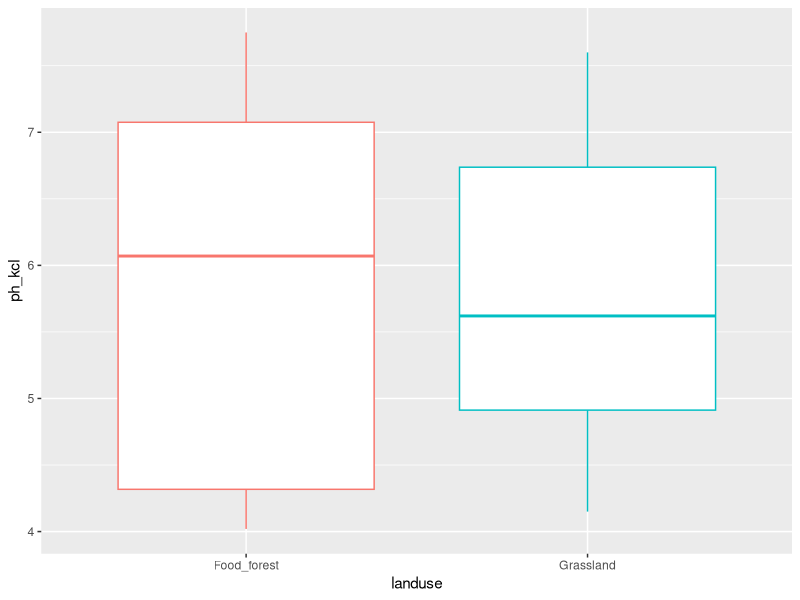
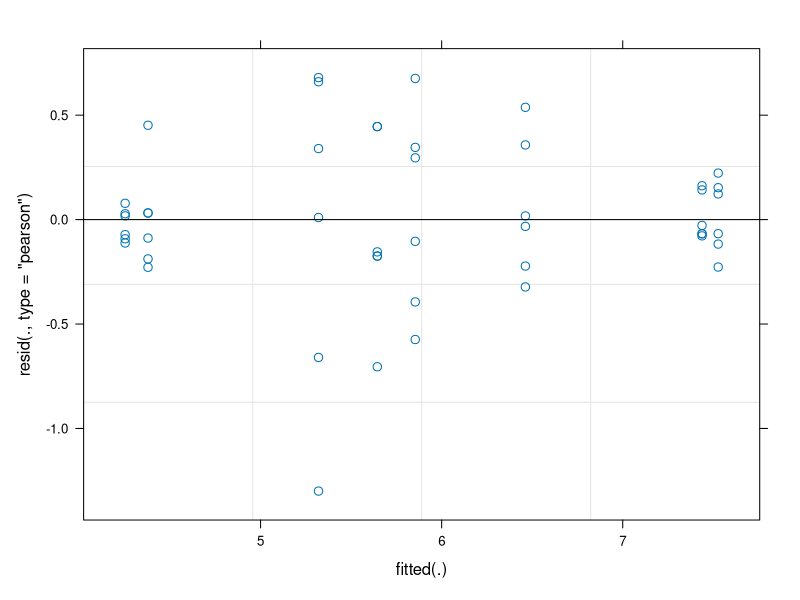
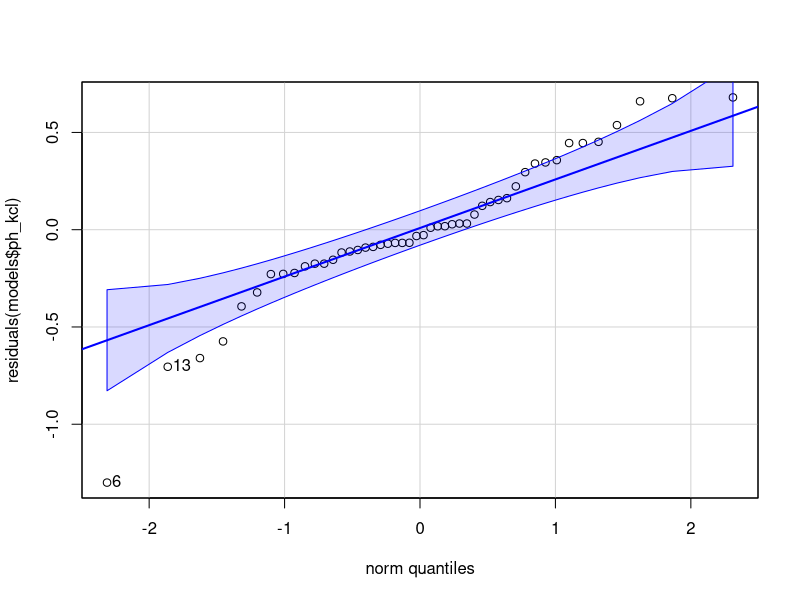
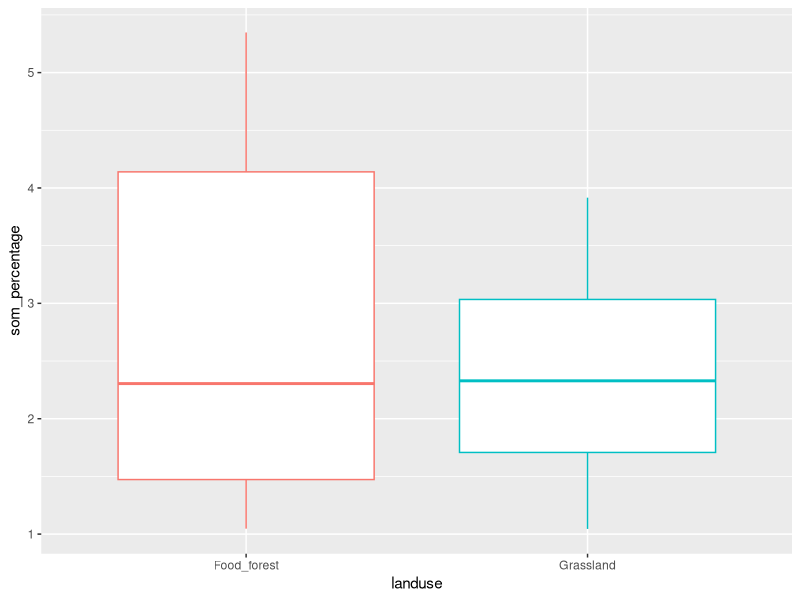
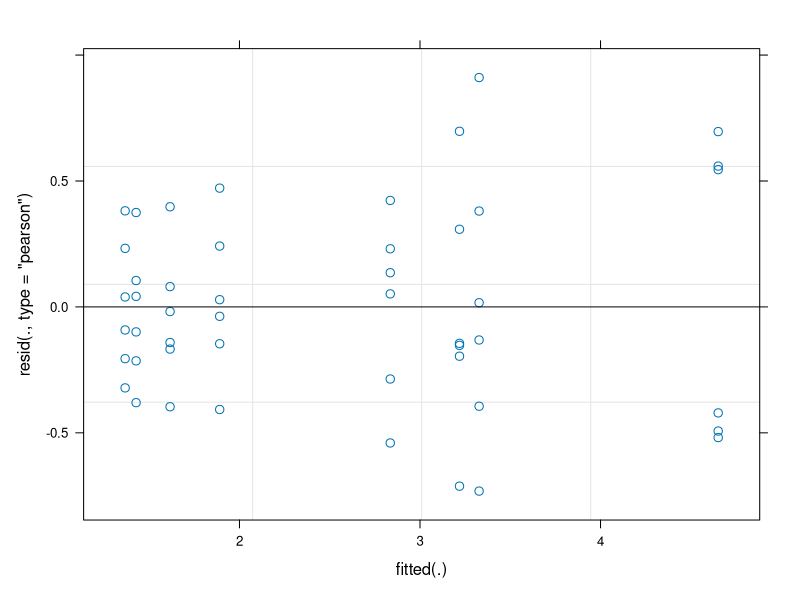
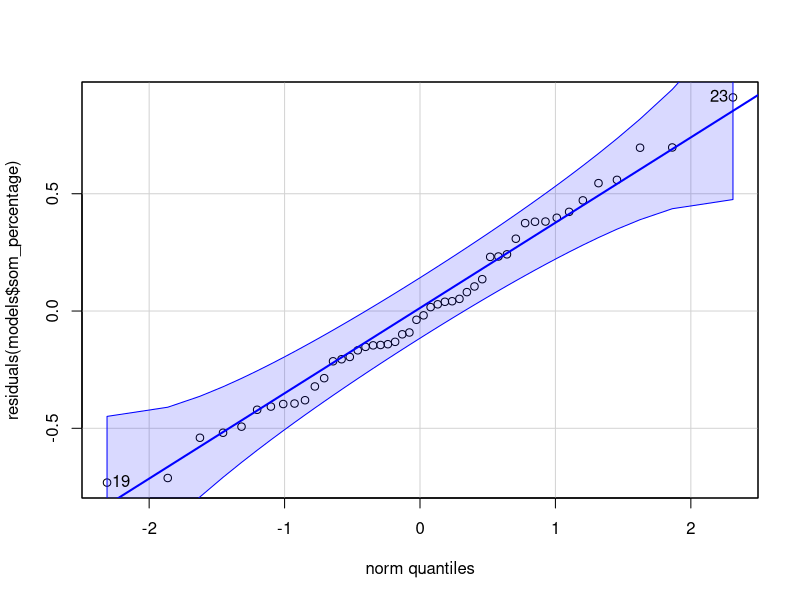
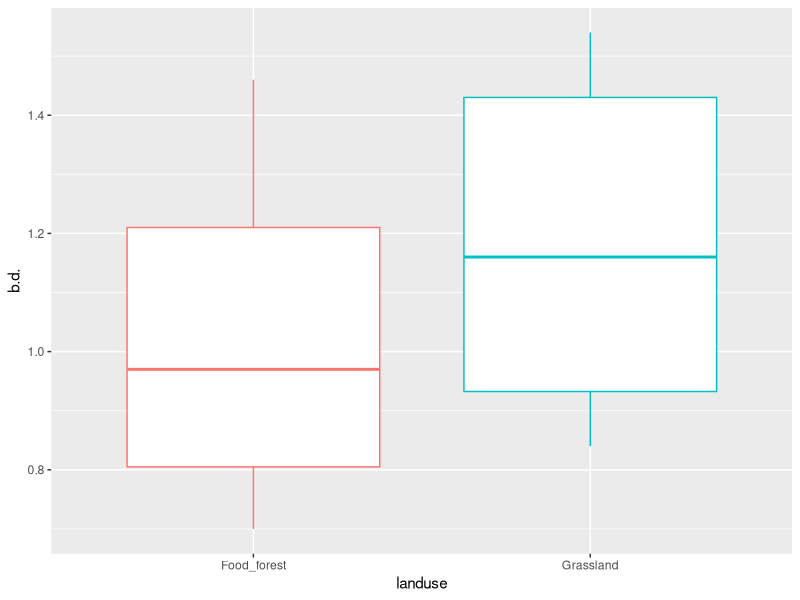
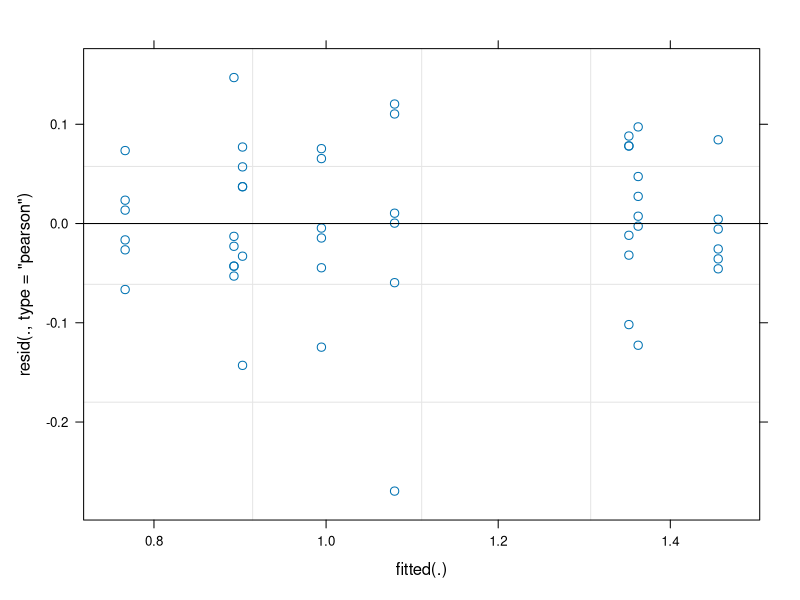

Write R code to recreate these figures, in order.
## ---- chunk 1
knitr::opts_chunk$set(message = FALSE, echo = FALSE, warning = FALSE)
## ---- chunk 2
library(tidyverse)
library(ggpubr)
library(car)
library(gridExtra)
library(flextable)
library(lmerTest)
library(lme4)
library(multcomp)
library(emmeans)
library(broom.mixed)
library(nlme)
library(afex)

## ---- chunk 3
lml <- read_csv2("MASTER_LML.csv")

lml$litter_sp <- factor(lml$litter_sp, levels=c("Alder","Hazel","Chestnut"))
lml$mesh_size <- factor(lml$mesh_size, levels=c("Fine","Medium","Coarse"))

mt <- read_csv2("MASTERFILE_decomp_10.csv")
cnp <- read_csv("CNP_data.csv")

mt_1 <- mt %>% left_join(cnp, by="code")

mt_2 <- mt_1 %>% mutate(age = 2021-year_of_landuse,
                      earthworms_2021 = compost_worms + soil_eating_worms + pendelaars)

mt_2 <- mt_2 %>% rowwise() %>% mutate(earthworms_2022 = sum(c_across(contains("Abundance")))*10)
mt_2 <- mt_2 %>% rename("vb_code" = "code")

# join litter mass data with landuse & location data
mt_2_lu_loc <- mt_2 %>% dplyr::select(vb_code, landuse, location)
lml_2 <- lml %>% left_join(mt_2_lu_loc, by ="vb_code")

# mt_3 <- mt_2 %>% filter(plot_nr < 5)

# sum columns mites and earthworms
mt_4 <- cbind(mt_2, mites_sum = rowSums(mt_2[c('Mites_oribatid_kg','Mites_other_kg')]))
mt_4 <- cbind(mt_4, biomass_ew_total = 
                rowSums(mt_2[c('Biomass_anecic','Biomass_endogeic','Biomass_epigeic','Biomass_juvenile')])*10)

# sum bacteria + actinos
mt_4 <- cbind(mt_4, bact_total = rowSums(mt_4[c("Bacteria_total","Actinobacteria_total")]))

## ---- chunk 4
# variables

vars <- mt_4 %>%
  dplyr::select(ph_kcl, som_percentage, b.d., moisture_percentage, NO2_NO3_mg_kg, NH4_mg_kg,
            Total_P_mg_kg, Olsen_P_mg_kg, earthworms_2022, biomass_ew_total,
            Springtails_nr_kg, Mites_oribatid_kg, Mites_other_kg, nr_nematodes_gr_dry,
            Bacteria_total, Microbial, Actinobacteria_total, Fungi_total, Total_plfa, AMF_NLFA,
            C_total, N_total, P_total, bact_total) %>%
  names() %>%
  set_names()

# normality and equal variances

normality <- map(vars, ~gghistogram(mt_4, .x,  fill = 'lightgrey', na.rm=TRUE))
plots_list <- map(normality, ~.x)
# grid.arrange(grobs = plots_list, ncol = 2, nrow = 10)

variances_loc_lu <- map(vars, ~leveneTest(mt_4[[.x]] ~ landuse * location, data = mt_4))

# tab_var <- mt_4 %>% group_by(landuse, location) %>% 
#   dplyr::select(ph_kcl, som_percentage, b.d.,                                                
#                 moisture_percentage, 
#                 NO2_NO3_mg_kg, NH4_mg_kg, Total_P_mg_kg, Olsen_P_mg_kg, earthworms_2022, 
#                 biomass_ew_total, Springtails_nr_kg, Mites_oribatid_kg, Mites_other_kg, 
#                 nr_nematodes_gr_dry,Bacteria_total, Microbial, Actinobacteria_total, 
#                 Fungi_total, Total_plfa, AMF_NLFA) %>% 
#           summarize_all(var, na.rm=TRUE) %>% mutate(across(where(is.numeric), round, 1))
# 
# tab_var %>% pivot_longer(cols=c(ph_kcl:AMF_NLFA)) %>% 
#                   pivot_wider(names_from = c(landuse,location),values_from = value) %>%
#             flextable()  %>%
#             set_table_properties(layout = "autofit")


## ---- chunk 5
# list of model outputs ANOVA
models <- list()
for (i in c('ph_kcl','som_percentage','b.d.','moisture_percentage','NO2_NO3_mg_kg','NH4_mg_kg',
            'Total_P_mg_kg','Olsen_P_mg_kg','C_total','N_total','P_total',
            'earthworms_2022','biomass_ew_total',
            'Springtails_nr_kg','Mites_oribatid_kg','Mites_other_kg','nr_nematodes_gr_dry',
            'Bacteria_total','Microbial','Actinobacteria_total','Fungi_total','Total_plfa','AMF_NLFA')) {
  f <- formula(paste(i,"~ landuse + (1|location/landuse)"))
  models[[i]] <- lmerTest::lmer(f, data=mt_4, na.action = "na.omit")
}
## ---- chunk 6
mt_4 %>% group_by(landuse, location) %>% summarize(mean=mean(ph_kcl),sd=sd(ph_kcl),var=var(ph_kcl))
# variances_loc_lu$ph_kcl
mt_4 %>% group_by(landuse) %>% ggplot(aes(x=landuse, y=ph_kcl, color=landuse)) + geom_boxplot() + theme(legend.position='none')
plot(models$ph_kcl)
qqPlot(residuals(models$ph_kcl))
# shapiro.test(residuals(models$ph_kcl))
# anova(models$ph_kcl)
# ranef(models$ph_kcl)

# exp(pH)
var_exp_ph <- leveneTest(exp(ph_kcl) ~ landuse * location, data=mt_4) #Still unequal variance!!
mod_exp_ph <- lmerTest::lmer(exp(ph_kcl) ~ landuse + (1|location/landuse), data=mt_4,
                  na.action = "na.omit")
# qqPlot(residuals(mod_exp_ph))
# shapiro.test(residuals(mod_exp_ph)) # normality fixed
# anova(mod_exp_ph)

#GLMM linear with log link
ph_glmm_log <- lme4::glmer(ph_kcl ~ landuse + (1|location/landuse), data=mt_4, na.action = "na.omit", family=gaussian(link="log"))
Anova(ph_glmm_log, type=3)
summary(ph_glmm_log)

summary(glht(ph_glmm_log, mcp(landuse = "Tukey")), test=adjusted("fdr"))
## ---- chunk 7
mt_4 %>% group_by(landuse, location) %>% 
    summarize(mean=mean(som_percentage),sd=sd(som_percentage),var=var(som_percentage))
# variances_loc_lu$som_percentage
mt_4 %>% group_by(landuse) %>% ggplot(aes(x=landuse, y=som_percentage, color=landuse)) + geom_boxplot() + theme(legend.position='none')
plot(models$som_percentage)
qqPlot(residuals(models$som_percentage))
# shapiro.test(residuals(models$som_percentage))
# anova(models$som_percentage)
# summary(models$som_percentage)
## ---- chunk 8
mt_4 %>% group_by(landuse, location) %>% 
          summarize(mean=mean(b.d.),sd=sd(b.d.),var=var(b.d.))
# variances_loc_lu$b.d.
mt_4 %>% group_by(landuse) %>% ggplot(aes(x=landuse, y=b.d., color=landuse)) + geom_boxplot() + theme(legend.position='none')
plot(models$b.d.)
qqPlot(residuals(models$b.d.))
# shapiro.test(residuals(models$b.d.))
# anova(models$b.d.)
## ---- chunk 9
mt_4 %>% group_by(landuse, location) %>% 
  summarize(mean=mean(moisture_percentage),sd=sd(moisture_percentage),
            var=var(moisture_percentage))
# variances_loc_lu$moisture_percentage
mt_4 %>% group_by(landuse) %>% ggplot(aes(x=landuse, y=moisture_percentage,
                                          color=landuse)) + geom_boxplot() + 
          theme(legend.position='none')
plot(models$moisture_percentage)
qqPlot(residuals(models$moisture_percentage))
# shapiro.test(residuals(models$moisture_percentage))
# anova(models$moisture_percentage)
## ---- chunk 10
mt_4 %>% group_by(landuse, location) %>% 
  summarize(mean=mean(NO2_NO3_mg_kg),sd=sd(NO2_NO3_mg_kg),var=var(NO2_NO3_mg_kg))
# variances_loc_lu$NO2_NO3_mg_kg
mt_4 %>% group_by(landuse) %>% ggplot(aes(x=landuse, y=NO2_NO3_mg_kg, color=landuse)) + 
    geom_boxplot() + theme(legend.position='none')
plot(models$NO2_NO3_mg_kg)
qqPlot(residuals(models$NO2_NO3_mg_kg))
# shapiro.test(residuals(models$NO2_NO3_mg_kg))
# anova(models$NO2_NO3_mg_kg)

# Log transformation
var_log_N <- leveneTest(log(NO2_NO3_mg_kg) ~ landuse * location, data=mt_4) #UNEQUAL VARIANCES FIXED!
mod_log_N <- lmerTest::lmer(log(NO2_NO3_mg_kg+0.001) ~ landuse + (1|location/landuse), data=mt_4,
                  na.action = "na.omit")
# qqPlot(residuals(mod_log_N))
# shapiro.test(residuals(mod_log_N))
## ---- chunk 11
mt_4 %>% group_by(landuse, location) %>% summarize(mean=mean(NH4_mg_kg),sd=sd(NH4_mg_kg),var=var(NH4_mg_kg))
# variances_loc_lu$NH4_mg_kg
mt_4 %>% group_by(landuse) %>% ggplot(aes(x=landuse, y=NH4_mg_kg, color=landuse)) + geom_boxplot() + theme(legend.position='none')
plot(models$NH4_mg_kg)
qqPlot(residuals(models$NH4_mg_kg))
# shapiro.test(residuals(models$NH4_mg_kg))
# anova(models$NH4_mg_kg)

var_log_N_2 <- leveneTest(log(NH4_mg_kg) ~ landuse * location, data=mt_4) 
mod_log_N_2 <- lmerTest::lmer(log(NH4_mg_kg+0.001) ~ landuse + (1|location/landuse), data=mt_4,
                  na.action = "na.omit")
# qqPlot(residuals(mod_log_N_2))
# plot(mod_log_N_2)
# shapiro.test(residuals(mod_log_N_2)) #non-normality fixed!!
# anova(mod_log_N_2)
## ---- chunk 12
mt_4 %>% group_by(landuse, location) %>% summarize(mean=mean(Total_P_mg_kg),sd=sd(Total_P_mg_kg),var=var(Total_P_mg_kg))
# variances_loc_lu$Total_P_mg_kg
mt_4 %>% group_by(landuse) %>% ggplot(aes(x=landuse, y=Total_P_mg_kg, color=landuse)) + geom_boxplot() + theme(legend.position='none')
plot(models$Total_P_mg_kg)
qqPlot(residuals(models$Total_P_mg_kg))
shapiro.test(residuals(models$Total_P_mg_kg))

# Log transformation FIXED!!
var_log_P <- leveneTest(log(Total_P_mg_kg) ~ landuse * location, data=mt_4)
mod_log_P <- lmerTest::lmer(log(Total_P_mg_kg+0.001) ~ landuse + (1|location/landuse), data=mt_4,
                  na.action = "na.omit")
qqPlot(residuals(mod_log_P))
shapiro.test(residuals(mod_log_P))
anova(mod_log_P)
## ---- chunk 13
mt_4 %>% group_by(landuse, location) %>% summarize(mean=mean(Olsen_P_mg_kg),sd=sd(Olsen_P_mg_kg),var=var(Olsen_P_mg_kg))
variances_loc_lu$Olsen_P_mg_kg
mt_4 %>% group_by(landuse) %>% ggplot(aes(x=landuse, y=Olsen_P_mg_kg, color=landuse)) + geom_boxplot() + theme(legend.position='none')
plot(models$Olsen_P_mg_kg)
qqPlot(residuals(models$Olsen_P_mg_kg))
shapiro.test(residuals(models$Olsen_P_mg_kg))

# Log transformation FIXED!!
var_log_P_2 <- leveneTest(log(Olsen_P_mg_kg) ~ landuse * location, data=mt_4) #unequal variances fixed!
mod_log_P_2 <- lmerTest::lmer(log(Olsen_P_mg_kg+0.001) ~ landuse + (1|location/landuse), data=mt_4,
                  na.action = "na.omit")
qqPlot(residuals(mod_log_P_2))
shapiro.test(residuals(mod_log_P_2))
anova(mod_log_P_2)
## ---- chunk 14
mt_4 %>% group_by(landuse, location) %>% summarize(mean=mean(N_total),sd=sd(N_total),var=var(N_total))
# variances_loc_lu$N_total
mt_4 %>% group_by(landuse) %>% ggplot(aes(x=landuse, y=N_total, color=landuse)) + geom_boxplot() + theme(legend.position='none')
plot(models$N_total)
qqPlot(residuals(models$N_total))
shapiro.test(residuals(models$N_total))

# Log transformation FIXED!!
var_log_N_3 <- leveneTest(log(N_total) ~ landuse * location, data=mt_4)
mod_log_N_3 <- lmerTest::lmer(log(N_total+0.001) ~ landuse + (1|location/landuse), data=mt_4,
                  na.action = "na.omit")
qqPlot(residuals(mod_log_N_3))
shapiro.test(residuals(mod_log_N_3)) # Non-normality fixed!!!!
anova(mod_log_N_3)
## ---- chunk 15
mt_4 %>% group_by(landuse, location) %>% summarize(mean=mean(C_total),sd=sd(C_total),var=var(C_total))
# variances_loc_lu$C_total
mt_4 %>% group_by(landuse) %>% ggplot(aes(x=landuse, y=C_total, color=landuse)) + geom_boxplot() + theme(legend.position='none')
plot(models$C_total)
qqPlot(residuals(models$C_total))
shapiro.test(residuals(models$C_total))

# Log transformation FIXED!!
var_log_C <- leveneTest(log(C_total) ~ landuse * location, data=mt_4)
mod_log_C <- lmerTest::lmer(log(C_total+0.001) ~ landuse + (1|location/landuse), data=mt_4,
                  na.action = "na.omit")
qqPlot(residuals(mod_log_C))
shapiro.test(residuals(mod_log_C)) # Non-normality fixed!!!!
anova(mod_log_C)
## ---- chunk 16
mt_4 %>% group_by(landuse, location) %>% summarize(mean=mean(earthworms_2022, na.rm=TRUE),sd=sd(earthworms_2022, na.rm=TRUE),var=var(earthworms_2022, na.rm=TRUE))
# variances_loc_lu$earthworms_2022
mt_4 %>% group_by(landuse) %>% ggplot(aes(x=landuse, y=earthworms_2022, color=landuse)) + geom_boxplot() + theme(legend.position='none')
plot(models$earthworms_2022)
qqPlot(residuals(models$earthworms_2022))
# shapiro.test(residuals(models$earthworms_2022))
anova(models$earthworms_2022)
## ---- chunk 17
mt_4 %>% group_by(landuse, location) %>% summarize(mean=mean(biomass_ew_total, na.rm=TRUE),sd=sd(biomass_ew_total, na.rm=TRUE),var=var(biomass_ew_total, na.rm=TRUE))
# variances_loc_lu$biomass_ew_total
mt_4 %>% group_by(landuse) %>% ggplot(aes(x=landuse, y=biomass_ew_total, color=landuse)) + geom_boxplot() + theme(legend.position='none')
plot(models$biomass_ew_total)
qqPlot(residuals(models$biomass_ew_total))
# shapiro.test(residuals(models$biomass_ew_total))
anova(models$biomass_ew_total)

## ---- chunk 18
mt_4 %>% group_by(landuse, location) %>% summarize(mean=mean(Springtails_nr_kg, na.rm=TRUE),sd=sd(Springtails_nr_kg, na.rm=TRUE),var=var(Springtails_nr_kg, na.rm=TRUE))
# variances_loc_lu$Springtails_nr_kg
mt_4 %>% group_by(landuse) %>% ggplot(aes(x=landuse, y=Springtails_nr_kg, color=landuse)) + geom_boxplot()  + theme(legend.position='none')
plot(models$Springtails_nr_kg)
qqPlot(residuals(models$Springtails_nr_kg))
# shapiro.test(residuals(models$Springtails_nr_kg))
anova(models$Springtails_nr_kg)

## ---- chunk 19
normality$Mites_oribatid_kg
mt_4 %>% group_by(landuse, location) %>% summarize(mean=mean(Mites_oribatid_kg, na.rm=TRUE),sd=sd(Mites_oribatid_kg, na.rm=TRUE),var=var(Mites_oribatid_kg, na.rm=TRUE))
# variances_loc_lu$Mites_oribatid_kg
mt_4 %>% group_by(landuse) %>% ggplot(aes(x=landuse, y=Mites_oribatid_kg, color=landuse)) + geom_boxplot()  + theme(legend.position='none')
plot(models$Mites_oribatid_kg)
qqPlot(residuals(models$Mites_oribatid_kg))
# shapiro.test(residuals(models$Mites_oribatid_kg))
# anova(models$Mites_oribatid_kg)

# Log transformation
# var_log_ori <- leveneTest(log(Mites_oribatid_kg) ~ landuse * location, data=mt_4)
mod_log_ori <- lmer(log(Mites_oribatid_kg+0.0001) ~ landuse + (1|location/landuse), data=mt_4,
                  na.action = "na.omit")
# qqPlot(residuals(mod_log_ori))
# shapiro.test(residuals(mod_log_ori)) # DOESNT HELP!!

# exp transformation
# var_sqrt_ori <- leveneTest(sqrt(Mites_oribatid_kg) ~ landuse * location, data=mt_4)
mod_sqrt_ori <- lmer(sqrt(Mites_oribatid_kg) ~ landuse + (1|location/landuse), data=mt_4,
                  na.action = "na.omit")
qqPlot(residuals(mod_sqrt_ori))
shapiro.test(residuals(mod_sqrt_ori))
anova(mod_sqrt_ori)

#GLMM
glmm_ori <- lme4::glmer(Mites_oribatid_kg  ~ landuse + (1|location/landuse), data=mt_4,
                  na.action = "na.omit", family=poisson(link="log"))
anova(glmm_ori)
shapiro.test(residuals(glmm_ori)) # almost fixed!!
plot(glmm_ori)
summary(glht(glmm_ori, mcp(landuse = "Tukey")), test=adjusted("fdr")) # check adjusted fdr (Benjamini and Hochberg)
qqPlot(residuals(glmm_ori))
## ---- chunk 20
mt_4 %>% group_by(landuse, location) %>% summarize(mean=mean(Mites_other_kg, na.rm=TRUE),sd=sd(Mites_other_kg, na.rm=TRUE),var=var(Mites_other_kg, na.rm=TRUE))
# variances_loc_lu$Mites_other_kg
mt_4 %>% group_by(landuse) %>% ggplot(aes(x=landuse, y=Mites_other_kg, color=landuse)) + geom_boxplot() + theme(legend.position='none')
plot(models$Mites_other_kg)
qqPlot(residuals(models$Mites_other_kg))
shapiro.test(residuals(models$Mites_other_kg))
anova(models$Mites_other_kg)

# Log transformation
var_log_mit <- leveneTest(log(Mites_other_kg) ~ landuse * location, data=mt_4)
mod_log_mit <- lmer(log(Mites_other_kg+0.0001) ~ landuse + (1|location/landuse), data=mt_4,
                  na.action = "na.omit")
qqPlot(residuals(mod_log_mit))
shapiro.test(residuals(mod_log_mit)) # Normal residuals!!
anova(mod_log_mit)
## ---- chunk 21
mt_4 %>% group_by(landuse, location) %>% summarize(mean=mean(Bacteria_total),sd=sd(Bacteria_total),var=var(Bacteria_total))
variances_loc_lu$Bacteria_total
mt_4 %>% group_by(landuse) %>% ggplot(aes(x=landuse, y=Bacteria_total, color=landuse)) + geom_boxplot() + theme(legend.position='none')
plot(models$Bacteria_total)
qqPlot(residuals(models$Bacteria_total))
# shapiro.test(residuals(models$Bacteria_total))
anova(models$Bacteria_total)

# Log transformation
var_log_bact <- leveneTest(log(Bacteria_total) ~ landuse * location, data=mt_4) #equal variances!!
mod_log_bact <- lmer(log(Bacteria_total+0.0001) ~ landuse + (1|location/landuse), data=mt_4,
                  na.action = "na.omit")
qqPlot(residuals(mod_log_bact))
shapiro.test(residuals(mod_log_bact))
anova(mod_log_bact)
## ---- chunk 22
mt_4 %>% group_by(landuse, location) %>% summarize(mean=mean(Microbial),sd=sd(Microbial),var=var(Microbial))
variances_loc_lu$Microbial
mt_4 %>% group_by(landuse) %>% ggplot(aes(x=landuse, y=Microbial, color=landuse)) + geom_boxplot() + theme(legend.position='none')
plot(models$Microbial)
qqPlot(residuals(models$Microbial))
# shapiro.test(residuals(models$Microbial))
anova(models$Microbial)
## ---- chunk 23
mt_4 %>% group_by(landuse, location) %>% summarize(mean=mean(Actinobacteria_total),sd=sd(Actinobacteria_total),var=var(Actinobacteria_total))
variances_loc_lu$Actinobacteria_total
mt_4 %>% group_by(landuse) %>% ggplot(aes(x=landuse, y=Actinobacteria_total, color=landuse)) + geom_boxplot() + theme(legend.position='none')
plot(models$Actinobacteria_total)
qqPlot(residuals(models$Actinobacteria_total))
# shapiro.test(residuals(models$Actinobacteria_total))
anova(models$Actinobacteria_total)

# Log transformation
var_log_act <- leveneTest(log(Actinobacteria_total) ~ landuse * location, data=mt_4) #equal variances!!
mod_log_act <- lmer(log(Actinobacteria_total+0.0001) ~ landuse + (1|location/landuse), data=mt_4,
                  na.action = "na.omit")
qqPlot(residuals(mod_log_act))
shapiro.test(residuals(mod_log_act))
anova(mod_log_act)
## ---- chunk 24
mt_4 %>% group_by(landuse, location) %>% summarize(mean=mean(Fungi_total),sd=sd(Fungi_total),var=var(Fungi_total))
# variances_loc_lu$Fungi_total
mt_4 %>% group_by(landuse) %>% ggplot(aes(x=landuse, y=Fungi_total, color=landuse)) + geom_boxplot() + theme(legend.position='none')
plot(models$Fungi_total)
qqPlot(residuals(models$Fungi_total))
shapiro.test(residuals(models$Fungi_total))
anova(models$Fungi_total)

# Log transformation
var_log_fun <- leveneTest(log(Fungi_total) ~ landuse * location, data=mt_4) #equal variances!!
mod_log_fun <- lmer(log(Fungi_total+0.0001) ~ landuse + (1|location/landuse), data=mt_4,
                  na.action = "na.omit")
qqPlot(residuals(mod_log_fun))
shapiro.test(residuals(mod_log_fun))
anova(mod_log_fun)
## ---- chunk 25
mt_4 %>% group_by(landuse, location) %>% summarize(mean=mean(Total_plfa),sd=sd(Total_plfa),var=var(Total_plfa))
variances_loc_lu$Total_plfa
mt_4 %>% group_by(landuse) %>% ggplot(aes(x=landuse, y=Total_plfa, color=landuse)) + geom_boxplot() + theme(legend.position='none')
plot(models$Total_plfa)
qqPlot(residuals(models$Total_plfa))
# shapiro.test(residuals(models$Total_plfa))
anova(models$Total_plfa)

# Log transformation
var_log_plfa <- leveneTest(log(Total_plfa) ~ landuse * location, data=mt_4) #equal variances!!
mod_log_plfa <- lmer(log(Total_plfa+0.0001) ~ landuse + (1|location/landuse), data=mt_4,
                  na.action = "na.omit")
qqPlot(residuals(mod_log_plfa))
shapiro.test(residuals(mod_log_plfa))
anova(mod_log_plfa)
## ---- chunk 26
mt_4 %>% group_by(location,landuse) %>% summarize(mean=mean(AMF_NLFA),sd=sd(AMF_NLFA),var=var(AMF_NLFA))
variances_loc_lu$AMF_NLFA
mt_4 %>% group_by(landuse) %>% ggplot(aes(x=landuse, y=AMF_NLFA, color=landuse)) + geom_boxplot() + theme(legend.position='none')
plot(models$AMF_NLFA)
qqPlot(residuals(models$AMF_NLFA))
shapiro.test(residuals(models$AMF_NLFA))
anova(models$AMF_NLFA)

# log transform AMF
mod_log_amf <- lmer(log(AMF_NLFA) ~ landuse + (1|location), data=mt_4, na.action = "na.omit")
var_log_amf <- leveneTest(log(AMF_NLFA) ~ landuse * location, data=mt_4) # EQUAL VARIANCES!!
qqPlot(residuals(mod_log_amf))
shapiro.test(residuals(mod_log_amf)) #NORMAL!!
anova(mod_log_amf)

# Generalized least squares
gls_AMF <- gls(AMF_NLFA ~ landuse, data=mt_4, na.action = na.omit, weights=varPower())
# weights=varPower() 
# weights = varIdent(form= ~1|location)
# correlation = corAR1(form = ~ 1 | location)
summary(gls_AMF)
anova(gls_AMF)
plot(gls_AMF)
# cld(lsmeans(models$gls_AMF,~ landuse, adjust="tukey"), Letters = c(letters)) doesnt work for gls()
qqPlot(residuals(gls_AMF))
shapiro.test(residuals(gls_AMF))
# 
# ## Run the following lines. These introduce methods for 'gls' objects.
# model.matrix.gls<-function(object,...){
# 	model.matrix(terms(object),data=getData(object),...)
# }
# model.frame.gls<-function(object,...){
# 	model.frame(formula(object),data=getData(object),...)
# }
# terms.gls<-function(object,...){
# 	terms(model.frame(object),...)
# }
# # The line below gives pairwise comparisons now.  Note that the above
# # performs t-tests for all pairwise differences.
# multCompTukey <- glht(gls_AMF, linfct = mcp(landuse = "Tukey"))

## ---- chunk 27
citation("lmerTest")
